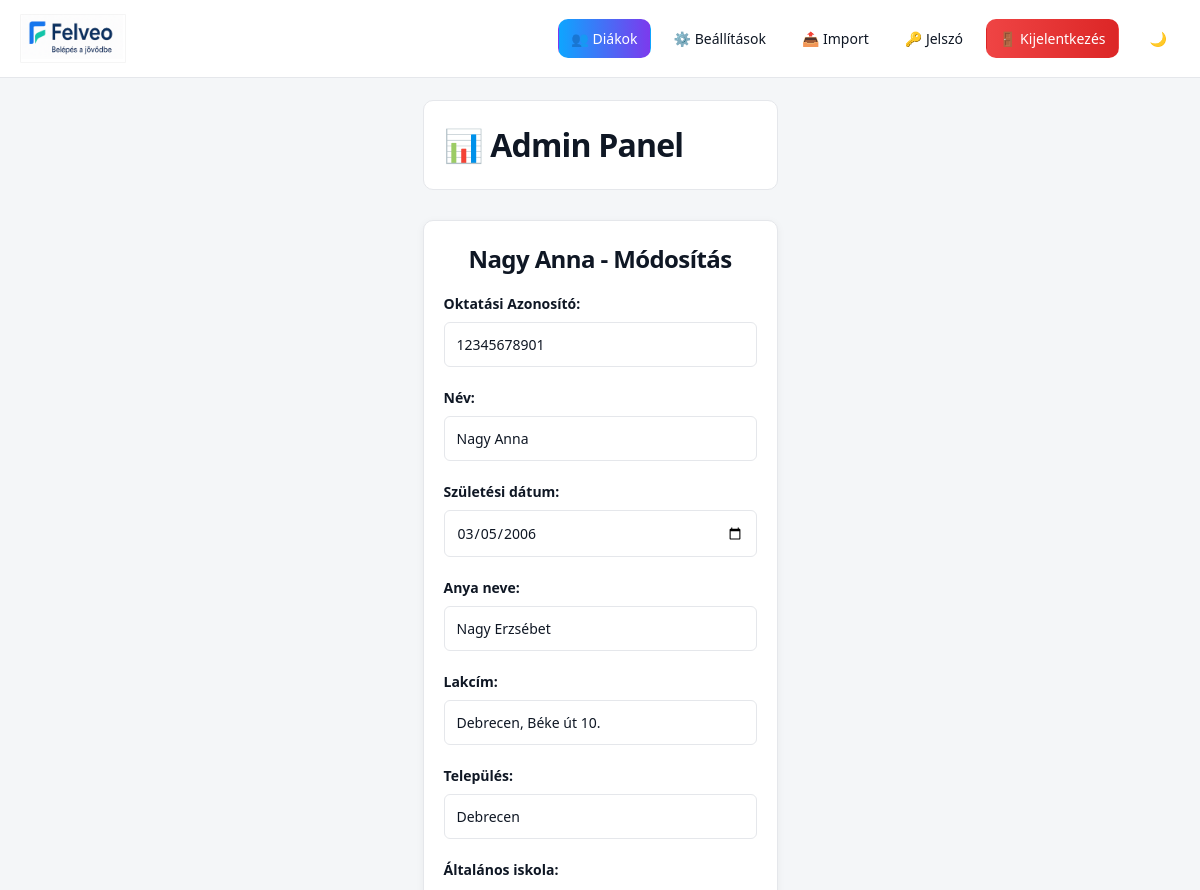
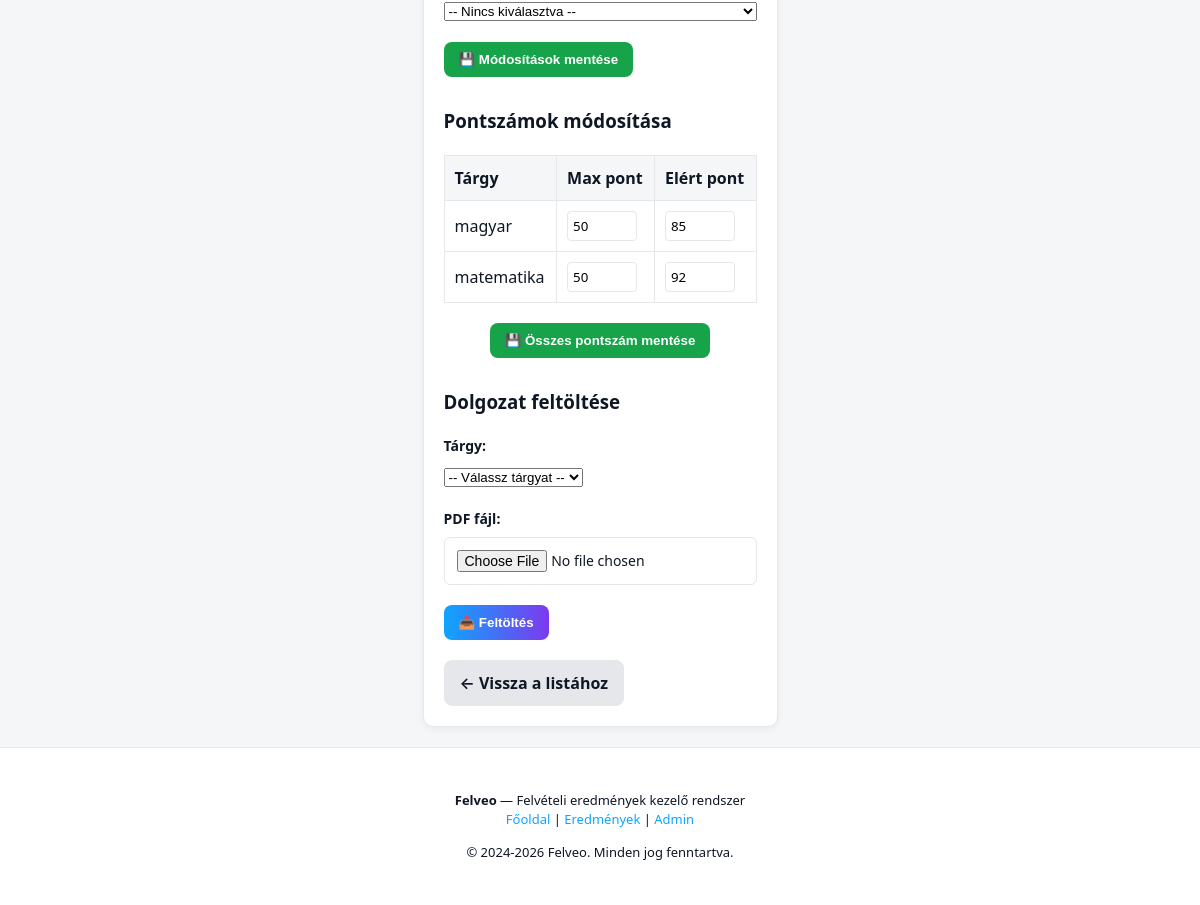
Screenshot of /admin_dashboard.php?action=edit&okt=12345678901 (signed in) with the database file from the repository (2 pictures, top to bottom).
### tables this page shows
CREATE TABLE `szemelyek` (
  `oktatasi_azonosito` char(11) NOT NULL,
  `nev` varchar(100) NOT NULL,
  `szuletesi_ido` date NOT NULL,
  `alt_iskola_om` char(6) DEFAULT NULL,
  `lakcim` varchar(200) NOT NULL,
  `anyja_neve` varchar(100) NOT NULL,
  `email` varchar(150) NOT NULL,
  `jelszo_hash` varchar(255) NOT NULL,
  `is_placeholder` tinyint(1) NOT NULL DEFAULT 0,
  `telepules` varchar(100) DEFAULT NULL
);

CREATE TABLE `eredmenyek` (
  `id` int(11) NOT NULL,
  `oktatasi_azonosito` char(11) NOT NULL,
  `targy_id` int(11) DEFAULT NULL,
  `max_pont_magyar` int(11) DEFAULT 50,
  `max_pont_matematika` int(11) DEFAULT 50
);

CREATE TABLE `targyak` (
  `id` int(11) NOT NULL,
  `nev` varchar(50) NOT NULL
);

CREATE TABLE `pontok` (
  `eredmeny_id` int(11) NOT NULL,
  `ponttipus_id` int(11) NOT NULL,
  `ertek` int(11) NOT NULL
);

### admin_dashboard.php (the view, shortened to what this page needs)
<?php
require 'config.php';
$action = $_GET['action'] ?? '';
if ($action === 'edit' && isset($_GET['okt'])) {
    $okt = $_GET['okt'];
    $student_stmt = $pdo->prepare("SELECT * FROM szemelyek WHERE oktatasi_azonosito = ?");
    $student_stmt->execute([$okt]);
    $student = $student_stmt->fetch(PDO::FETCH_ASSOC);
    $results_stmt = $pdo->prepare("
        SELECT
            e.id,
            e.oktatasi_azonosito,
            e.targy_id,
            t.nev as targy_nev,
            e.max_pont_magyar,
            e.max_pont_matematika,
            p.ertek
        FROM eredmenyek e
        JOIN targyak t ON e.targy_id = t.id
        LEFT JOIN pontok p ON e.id = p.eredmeny_id
            AND p.ponttipus_id = (SELECT id FROM ponttipusok WHERE nev = 'elert_pont')
        WHERE e.oktatasi_azonosito = ?
    ");
    $results_stmt->execute([$okt]);
    $results = $results_stmt->fetchAll(PDO::FETCH_ASSOC);
}
?>
<!DOCTYPE html>
<html lang="hu">
<head>
    <link rel="stylesheet" href="style.css">
</head>
<body>
    <?php require 'navbar.php'; ?>
    <div class="admin-container">
        <div class="header">
            <h1>📊 Admin Panel</h1>
        </div>
        <?php if ($action === 'edit' && isset($student)): ?>
            <div class="edit-form-wrapper">
                <h2><?php echo htmlspecialchars($student['nev']); ?> - Módosítás</h2>
                <form method="POST" class="form-section">
                    <div class="form-group">
                        <label>Oktatási Azonosító:</label>
                        <input type="text" value="<?php echo $student['oktatasi_azonosito']; ?>" disabled>
                    </div>
                    <div class="form-group">
                        <label>Név:</label>
                        <input type="text" name="nev" value="<?php echo htmlspecialchars($student['nev']); ?>" required>
                    </div>
                    <div class="form-group">
                        <label>Születési dátum:</label>
                        <input type="date" name="szuletesi_ido" value="<?php echo $student['szuletesi_ido']; ?>">
                    </div>
                    <div class="form-group">
                        <label>Anya neve:</label>
                        <input type="text" name="anyja_neve" value="<?php echo htmlspecialchars($student['anyja_neve']); ?>">
                    </div>
                    <div class="form-group">
                        <label>Lakcím:</label>
                        <input type="text" name="lakcim" value="<?php echo htmlspecialchars($student['lakcim'] ?? ''); ?>">
                    </div>
                    <div class="form-group">
                        <label>Település:</label>
                        <input type="text" name="telepules" value="<?php echo htmlspecialchars($student['telepules'] ?? ''); ?>">
                    </div>
                    <div class="form-group">
                        <label>Általános iskola:</label>
                        <select name="alt_iskola_om">
                            <option value="">-- Nincs kiválasztva --</option>
                        </select>
                    </div>
                    <button type="submit" class="btn-success">💾 Módosítások mentése</button>
                </form>
                <?php if (!empty($results)): ?>
                    <h3>Pontszámok módosítása</h3>
                    <form method="POST">
                        <table class="points-table">
                            <thead>
                                <tr>
                                    <th>Tárgy</th>
                                    <th>Max pont</th>
                                    <th>Elért pont</th>
                                </tr>
                            </thead>
                            <tbody>
                                <?php
                                    foreach ($results as $result):
                                ?>
                                            <tr>
                                                <td><?php echo htmlspecialchars($result['targy_nev']); ?></td>
                                                <td>
                                                    <?php if ($result['targy_id'] == 1): ?>
                                                        <input type="number" name="max_magyar[<?php echo $result['id']; ?>]" value="<?php echo $result['max_pont_magyar']; ?>" placeholder="Max magyar">
                                                    <?php elseif ($result['targy_id'] == 2): ?>
                                                        <input type="number" name="max_mate[<?php echo $result['id']; ?>]" value="<?php echo $result['max_pont_matematika']; ?>" placeholder="Max matek">
                                                    <?php else: ?>
                                                        -
                                                    <?php endif; ?>
                                                </td>
                                                <td>
                                                    <input type="number" name="pont[<?php echo $result['id']; ?>]" value="<?php echo $result['ertek'] ?? ''; ?>" placeholder="Elért pont">
                                                </td>
                                            </tr>
                                        <?php endforeach; ?>
                            </tbody>
                        </table>
                        <div class="button-group-center" style="margin-top: 20px;">
                            <button type="submit" class="btn-success">💾 Összes pontszám mentése</button>
                        </div>
                    </form>
                <?php endif; ?>
                <h3 class="section-title">Dolgozat feltöltése</h3>
                <form method="POST" enctype="multipart/form-data">
                    <div class="form-group">
                        <label>Tárgy:</label>
                        <select name="targy_id" required>
                            <option value="">-- Válassz tárgyat --</option>
                        </select>
                    </div>
                    <div class="form-group">
                        <label>PDF fájl:</label>
                        <input type="file" name="dokumentum" accept=".pdf" required>
                    </div>
                    <button type="submit" class="btn-info">📤 Feltöltés</button>
                </form>
                <div class="back-button-wrapper">
                    <a href="admin_dashboard.php" class="btn-secondary">← Vissza a listához</a>
                </div>
            </div>
        <?php endif; ?>
    </div>
    <?php require 'footer.php'; ?>
</body>
</html>

### style.css (style rules this page uses)
:root { --bg: #f4f6f8; --card-bg: #ffffff; --text: #0f1724; --primary: #0ea5ff; --logo-filter: none; --logo-filter-dark: invert(1) brightness(1.15) saturate(1.1); --primary-2: #7c3aed; --primary-hover: #0284c7; --border: #e5e7eb; --success: #16a34a; --error: #dc2626; --transition: all 0.3s ease; }
*, *::before, *::after { box-sizing: border-box; -webkit-tap-highlight-color: transparent; }
body { margin: 0; padding: 80px 0 0 0; font-family: "Segoe UI", system-ui, -apple-system, sans-serif; background: var(--bg); color: var(--text); min-height: 100vh; display: flex; flex-direction: column; line-height: 1.5; }
h1, h2 { margin: 0 0 16px 0; font-weight: 700; letter-spacing: -0.025em; text-align: center; }
.form-group { margin-bottom: 20px; }
.form-group label { display: block; font-weight: 600; margin-bottom: 8px; font-size: 14px; }
.form-group input { width: 100%; padding: 12px; border: 1px solid var(--border); border-radius: 6px; font-size: 14px; font-family: inherit; background: var(--card-bg); color: var(--text); }
.admin-container { max-width: 1400px; margin: 0 auto; padding: 20px; }
.header { display: flex; justify-content: space-between; align-items: center; margin-bottom: 30px; background: var(--card-bg); padding: 20px; border-radius: 10px; border: 1px solid var(--border); }
.header h1 { margin: 0; }
.form-section { margin-bottom: 30px; }
.section-title { margin-top: 30px; }
.edit-form-wrapper { background: var(--card-bg); padding: 20px; border-radius: 10px; border: 1px solid var(--border); box-shadow: 0 2px 8px rgba(0,0,0,0.05); }
.edit-form-wrapper h2 { margin-top: 0; }
.points-table { width: 100%; border-collapse: collapse; margin-top: 20px; }
.points-table thead { background: var(--bg); }
.points-table th, .points-table td { padding: 10px; border: 1px solid var(--border); }
.points-table th { font-weight: 600; text-align: left; color: var(--text); }
.points-table input { width: 70px; padding: 5px; border: 1px solid var(--border); border-radius: 4px; font-family: inherit; }
.btn-success { background: var(--success); color: white; padding: 10px 15px; border: none; border-radius: 8px; cursor: pointer; font-weight: 600; transition: all 0.3s ease; }
.btn-info { background: linear-gradient(90deg, var(--primary), var(--primary-2)); color: white; padding: 10px 15px; border: none; border-radius: 8px; cursor: pointer; font-weight: 600; transition: all 0.3s ease; }
.btn-secondary { background: var(--card-bg); color: var(--text); border: 1px solid var(--border); padding: 10px 15px; border-radius: 8px; cursor: pointer; text-decoration: none; display: inline-block; font-weight: 600; transition: all 0.3s ease; }
.back-button-wrapper { margin-top: 20px; }
.btn-secondary { background: var(--border); color: var(--text); }
.button-group-center { display: flex; gap: 12px; justify-content: center; flex-wrap: wrap; }

### rows the page displays
szemelyek: nev "Nagy Anna", oktatasi_azonosito "12345678901", szuletesi_ido "03/05/2006", anyja_neve "Nagy Erzsébet", lakcim "Debrecen, Béke út 10.", telepules "Debrecen"
eredmenyek: targy.nev "magyar", max_pont_magyar "50", ertek "85"
eredmenyek: targy.nev "matematika", max_pont_matematika "50", ertek "92"
